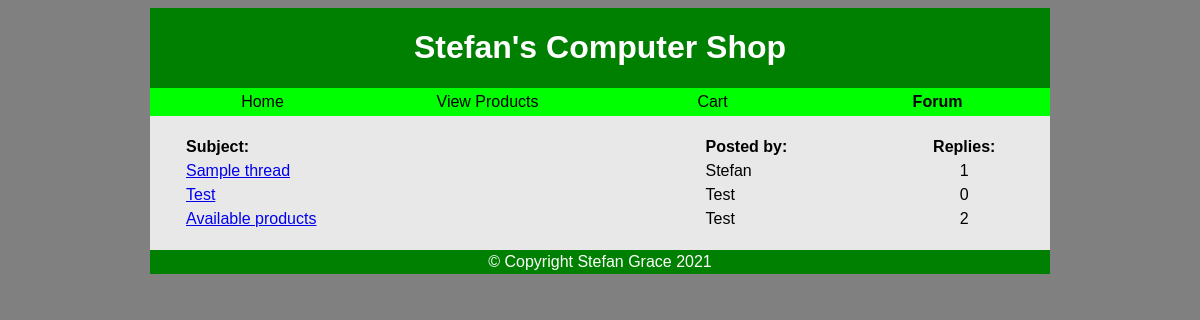
/forum.php, run on the app's committed database.
### tables this page shows
CREATE TABLE threads (
	thread_id INT UNSIGNED NOT NULL AUTO_INCREMENT,
	lang_id TINYINT(3) UNSIGNED NOT NULL,
	user_id INT UNSIGNED NOT NULL,
	subject VARCHAR(150) NOT NULL,
	posted_by VARCHAR(30),
	replies INT,
	 
	PRIMARY KEY (thread_id),
	INDEX (lang_id),
	INDEX (user_id)
);

### forum.php (the view, shortened to what this page needs)
<?php
	require('mysqli_connect.php');
	$q = "SELECT thread_id, subject, posted_by AS username, replies AS responses FROM threads";
	$r = mysqli_query($dbc, $q);
	if (mysqli_num_rows($r) > 0) {
		echo '<div class="content">';
		echo '<table width="100%" border="0" cellspacing="2" cellpadding="2" align="center" >
				<tr class="table-headings">
					<td align="left" width="50%">Subject:</td>
					<td align="left" width="20%">Posted by:</td>
					<td align="center" width="10%">Replies:</td>
				</tr>';
		while ($row = mysqli_fetch_array($r, MYSQLI_ASSOC)) {
			echo '<tr>
				<td align="left"><a href="read.php?tid=' . $row['thread_id'] . '">' . $row['subject']. '</a></td>
					<td align="left">' . $row['username'] . '</td>
					<td align="center">' . $row['responses'] . '</td>
				</tr>';
		}
		echo '</table>';
	} else {
		echo '<p>There are currently no messages in this forum.</p>';
	}
	echo '</div>';
?>

### style.css (style rules this page uses)
body { font-family: sans-serif; background-color: #808080; }
#title, #footer { background-color: #008000; color: #FFFFFF; }
#footer { padding-top: 3px; padding-bottom: 3px; }
#links { background-color: #00FF00; text-align: center; }
#links td { width: 25%; }
#links td div { padding-top: 5px; padding-bottom: 5px; }
#links td a { color: #000000; text-decoration: none; }
.body { background-color: #E8E8E8; }
.content { padding-left: 32px; padding-right: 32px; }
.table-headings, .totals, .current-page { font-weight: bold; }

### data on the page
threads: subject "Sample thread", posted_by "Stefan", replies "1"
threads: subject "Test", posted_by "Test", replies "0"
threads: subject "Available products", posted_by "Test", replies "2"
